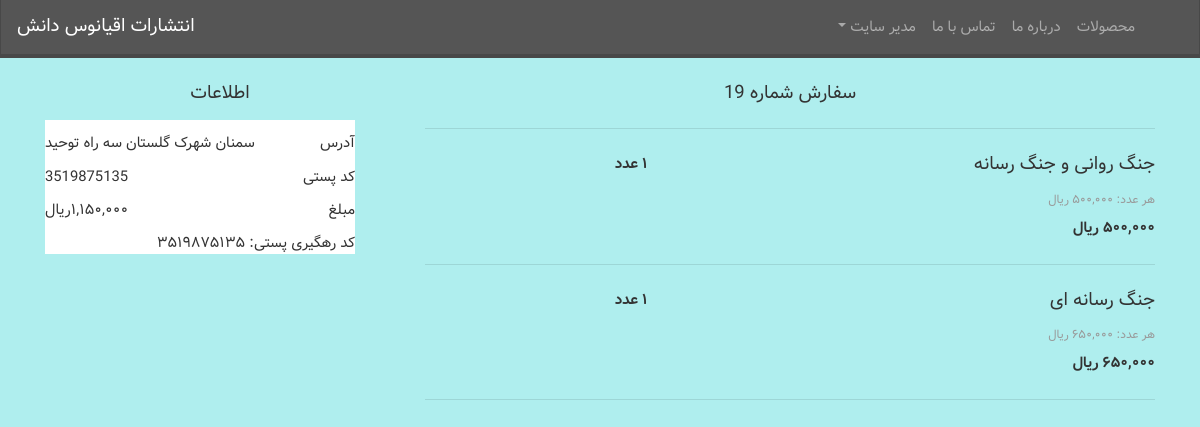
Page /orders/orders/19/ (signed in) on the committed database.
### users/models.py (models this page shows, shortened)
class User(AbstractBaseUser, PermissionsMixin):
    email = models.EmailField(max_length=254, unique=True, verbose_name='پست الکترونیک')
    first_name = models.CharField(max_length=50, null=True, verbose_name='نام')
    last_name = models.CharField(max_length=50, null=True, verbose_name='نام خانوادگی')
    phone_number = models.CharField(max_length=10, blank=True, null=True, verbose_name='شماره تلفن همراه')
    address = models.TextField(null=True, blank=True, verbose_name='آدرس')
    postal_code = models.CharField(max_length=10, null=True, blank=True, verbose_name='کد پستی')
    is_staff = models.BooleanField(default=False)
    is_superuser = models.BooleanField(default=False)
    is_active = models.BooleanField(default=True, verbose_name='فعال')
    last_login = models.DateTimeField(null=True, blank=True, verbose_name='تاریخ آخرین ورود')
    date_joined = models.DateTimeField(auto_now_add=True, verbose_name='تاریخ عضویت')
    class Meta:
        verbose_name = 'کاربر'
        verbose_name_plural = 'کاربران'
    USERNAME_FIELD = 'email'
    EMAIL_FIELD = 'email'
    REQUIRED_FIELDS = []
    objects = UserManager()
    def get_full_name(self):
        if self.is_superuser:
            return 'مدیر سایت'
        else:
            return "{} {}".format(self.first_name, self.last_name)

### orders/models.py (models this page shows, shortened)
class Order(models.Model):
    user = models.ForeignKey('users.User', on_delete=models.SET_NULL, null=True, blank=False, verbose_name='کاربر')
    date = models.DateTimeField(auto_now_add=True, verbose_name='تاریخ سفارش')
    post_code = models.IntegerField(blank=True, null=True, verbose_name='کد رهگیری پستی')
    address = models.TextField(blank=False, null=False, verbose_name='آدرس ارسال')
    postal_code = models.CharField(max_length=10, blank=False, null=False, default=0, verbose_name='کد پستی')
    is_paid = models.BooleanField(default=False, blank=False, verbose_name='پرداخت شده')
    class Meta:
        verbose_name = 'سفارش'
        verbose_name_plural = 'سفارشات'
    def get_total(self):
        order_items = self.orderitem_set.all()
        total = 0
        for order_item in order_items:
            total += order_item.item_price * order_item.item_quantity
        return total

class OrderItem(models.Model):
    order = models.ForeignKey('Order', on_delete=models.CASCADE, null=False, blank=False, verbose_name='سفارش')
    item_title = models.CharField(max_length=100, null=False, blank=False, verbose_name='عنوان قلم سفارش')
    item_price = models.IntegerField(blank=False, null=False, verbose_name='قیمت')
    item_quantity = models.IntegerField(blank=False, null=False, verbose_name='تعداد')
    class Meta:
        verbose_name = 'قلم سفارش'
        verbose_name_plural = 'اقلام سفارش'
    def get_total(self):
        return self.item_price * self.item_quantity

### orders/views.py (the view)
# urls.py: path('orders/<int:pk>/', OrderDetailView.as_view(), name='order_detail'),
class OrderDetailView(LoginRequiredMixin, DetailView):
    model = Order
    template_name = 'orders/order_detail.html'
    context_object_name = 'order'
    def get_context_data(self, *, object_list=None, **kwargs):
        context = super().get_context_data(object_list=None, **kwargs)
        context['order_items'] = context['order'].orderitem_set.all()
        return context

### catalog/templatetags/IR.py (called while the page is built)
@register.filter(name='persian_int')
def persian_int(english_int):
    devanagari_nums = ('۰', '۱', '۲', '۳', '۴', '۵', '۶', '۷', '۸', '۹')
    number = str(english_int)
    return ''.join(devanagari_nums[int(digit)] for digit in number)

@register.filter(name='price')
def price(input_int):
    devanagari_nums = ('۰', '۱', '۲', '۳', '۴', '۵', '۶', '۷', '۸', '۹')
    persian_price = ''
    for i in f'{int(input_int):,d}':
        if i == ',':
            persian_price += ','
        else:
            persian_price += devanagari_nums[int(i)]
    return persian_price

### orders/templates/orders/order_detail.html (shortened to what this page needs)
{% extends "base.html" %}
{% load static %}
{% load jalali_tags %}
{% load IR %}
{% block content %}
<div class="container">
    <div class="row rtl-div">
        <div class="col-lg-8">
            <div class="mb-3">
                <div class="pt-4 wish-list">
                    <h5 class="mb-4 text-center">سفارش شماره {{ order.id }}</h5>
                    <hr class="mb-4">
                    {% for order_item in order_items %}
                    <div class="row mb-4">
                        <div class="col-md-7 col-lg-9 col-xl-9">
                            <div>
                                <div class="d-flex justify-content-between">
                                    <div>
                                        <h5 class="text-right">{{ order_item.item_title }}</h5>
                                        <p class="mb-2 text-muted text-uppercase small text-right">هر عدد: {{ order_item.item_price|price }} ریال</p>
                                    </div>
                                    <div>
                                        <p class="mb-0"><span><strong>{{ order_item.item_quantity|persian_int }} عدد</strong></span></p>
                                    </div>
                                </div>
                                <div class="d-flex justify-content-between align-items-center">
                                    <p class="mb-0">
                                        <span><strong>{{ order_item.get_total|price }} ریال</strong></span>
                                    </p>
                                </div>
                            </div>
                        </div>
                    </div>
                    <hr class="mb-4">
                    {% endfor %}
                </div>
            </div>
        </div>
        <div class="col-lg-4">
                <div class="mb-3">
                    <div class="pt-4 text-center">
                        <h5 class="mb-3 text-center">اطلاعات</h5>
                        <ul class="list-group list-group-flush">
                            <li class="list-group-item d-flex justify-content-between align-items-center border-0 px-0 pb-0">
                                آدرس
                                <span>{{ order.address }}</span>
                            </li>
                            <li class="list-group-item d-flex justify-content-between align-items-center border-0 px-0 pb-0">
                                کد پستی
                                <span>{{ order.postal_code }}</span>
                            </li>
                            <li class="list-group-item d-flex justify-content-between align-items-center border-0 px-0 pb-0">
                                مبلغ
                                <span>{{ order.get_total|price }}ریال</span>
                            </li>
                            <li class="list-group-item d-flex justify-content-between align-items-center border-0 px-0 pb-0">
                                {% if order.post_code %}
                                کد رهگیری پستی: {{ order.post_code|persian_int }}
                                {% else %}
                                            سفارش ارسال نشده است
                                {% endif %}
                            </li>
                        </ul>
                    </div>
                </div>
        </div>
    </div>
</div>
{% endblock %}

### book_store/templates/base.html (shortened to what this page needs)
{% load static %}
<html lang="en">
<head>
    <link rel="stylesheet" href="https://use.fontawesome.com/releases/v5.7.0/css/all.css">
    <link href="{% static 'django_comments_xtd/css/bootstrap.min.css' %}" rel="stylesheet" type="text/css">
    <link href="{% static 'django_comments_xtd/css/bootstrap.css' %}" rel="stylesheet" type="text/css">
    <link href="{% static 'main_style.css' %}" rel="stylesheet" type="text/css">
</head>
<body>
<nav class="navbar navbar-expand-lg navbar-dark bg-dark">
    <a class="navbar-brand" href="{% url 'landing' %}">
        انتشارات اقیانوس دانش
    </a>
    <div class="collapse navbar-collapse" id="navbarNavDropdown">
        <ul class="navbar-nav ml-auto" style="direction: rtl;">
            <li class="nav-item {% if request.resolver_match.url_name == 'books_list' %}active{% endif %}">
                <a class="nav-link text-right" href="{% url 'catalog:books_list' %}">محصولات<span class="sr-only">(current)</span></a>
            </li>
            <li class="nav-item {% if request.resolver_match.url_name == 'about' %}active{% endif %}">
                <a class="nav-link text-right" href="{% url 'about' %}">درباره ما</a>
            </li>
            <li class="nav-item {% if request.resolver_match.url_name == 'contact' %}active{% endif %}">
                <a class="nav-link text-right" href="{% url 'contact' %}">تماس با ما</a>
            </li>
            {% if request.user.is_authenticated %}
                {% if request.user.is_superuser %}
                    <li class="nav-item dropdown ">
                        <a class="nav-link dropdown-toggle text-right" href="#" id="navbarDropdownMenuLink" role="button"
                           data-toggle="dropdown" aria-haspopup="true" aria-expanded="false">
                            {{ request.user.get_full_name }}
                        </a>
                    </li>
                {% endif %}
            {% else %}
                <li class="nav-item {% if request.resolver_match.url_name == 'account_login' %}active{% endif %}">
                    <a class="nav-link text-right" href="{% url 'account_login' %}">ورود کاربر</a>
                </li>
            {% endif %}
        </ul>
    </div>
</nav>
{% block body %}
    {% block content %}
    {% endblock %}
{% endblock %}
</body>
</html>

### book_store/templates/static/main_style.css (style rules this page uses)
* { font-family: "Vazir", Arial, sans-serif; }
h1, h2, h3, h4, h5, h6, p, a, .rtl-div { direction: rtl; }
body { background-color: #AFEEEE; }

### rows in the picture
User: user.get_full_name "مدیر سایت"
Order: id "19", address "سمنان شهرک گلستان سه راه توحید", postal_code "3519875135", get_total "۱,۱۵۰,۰۰۰", post_code|persian_int "۳۵۱۹۸۷۵۱۳۵"
OrderItem: item_title "جنگ روانی و جنگ رسانه", item_price "۵۰۰,۰۰۰", item_quantity|persian_int "۱", get_total "۵۰۰,۰۰۰"
OrderItem: item_title "جنگ رسانه ای", item_quantity|persian_int "۱"
